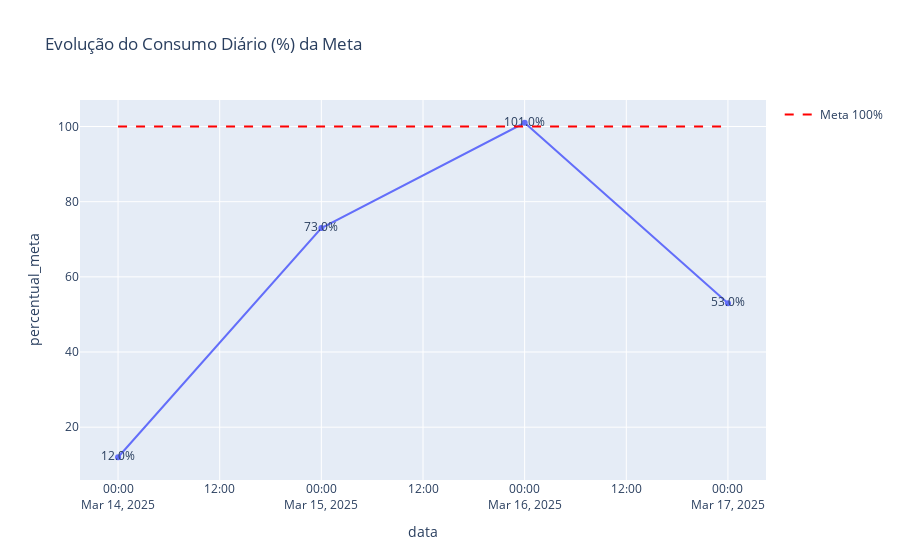

This figure's notebook cell:
### Code cell
# 📈 Gráfico: Evolução do Consumo Diário (%) da Meta
historico_usuario["percentual_meta"] = (historico_usuario["quantidade_ml"] / META_DIARIA) * 100
fig_meta = px.line(
    historico_usuario,
    x="data",
    y="percentual_meta",
    markers=True,
    title="Evolução do Consumo Diário (%) da Meta",
    text=historico_usuario["percentual_meta"].round(1).astype(str) + "%"
)
fig_meta.add_trace(go.Scatter(
    x=historico_usuario["data"],
    y=[100] * len(historico_usuario),
    mode="lines",
    line=dict(dash="dash", color="red"),
    name="Meta 100%"
))
fig_meta.show()

### Figure 1 — Plotly figure (JSON) as saved in the notebook; plotly's stock layout.template omitted (floating-point values rounded to 4 significant figures)
{"data": [{"hovertemplate": "data=%{x}<br>percentual_meta=%{y}<br>text=%{text}<extra></extra>", "legendgroup": "", "line": {"color": "#636efa", "dash": "solid"}, "marker": {"symbol": "circle"}, "mode": "lines+markers+text", "name": "", "orientation": "v", "showlegend": false, "text": ["12.0%", "73.0%", "101.0%", "53.0%"], "type": "scatter", "x": ["2025-03-14", "2025-03-15", "2025-03-16", "2025-03-17"], "xaxis": "x", "y": [12.0, 73.0, 101.0, 53.0], "yaxis": "y"}, {"line": {"color": "red", "dash": "dash"}, "mode": "lines", "name": "Meta 100%", "type": "scatter", "x": ["2025-03-14", "2025-03-15", "2025-03-16", "2025-03-17"], "y": [100, 100, 100, 100]}], "layout": {"legend": {"tracegroupgap": 0}, "title": {"text": "Evolução do Consumo Diário (%) da Meta"}, "xaxis": {"anchor": "y", "domain": [0, 1], "title": {"text": "data"}}, "yaxis": {"anchor": "x", "domain": [0, 1], "title": {"text": "percentual_meta"}}}}
